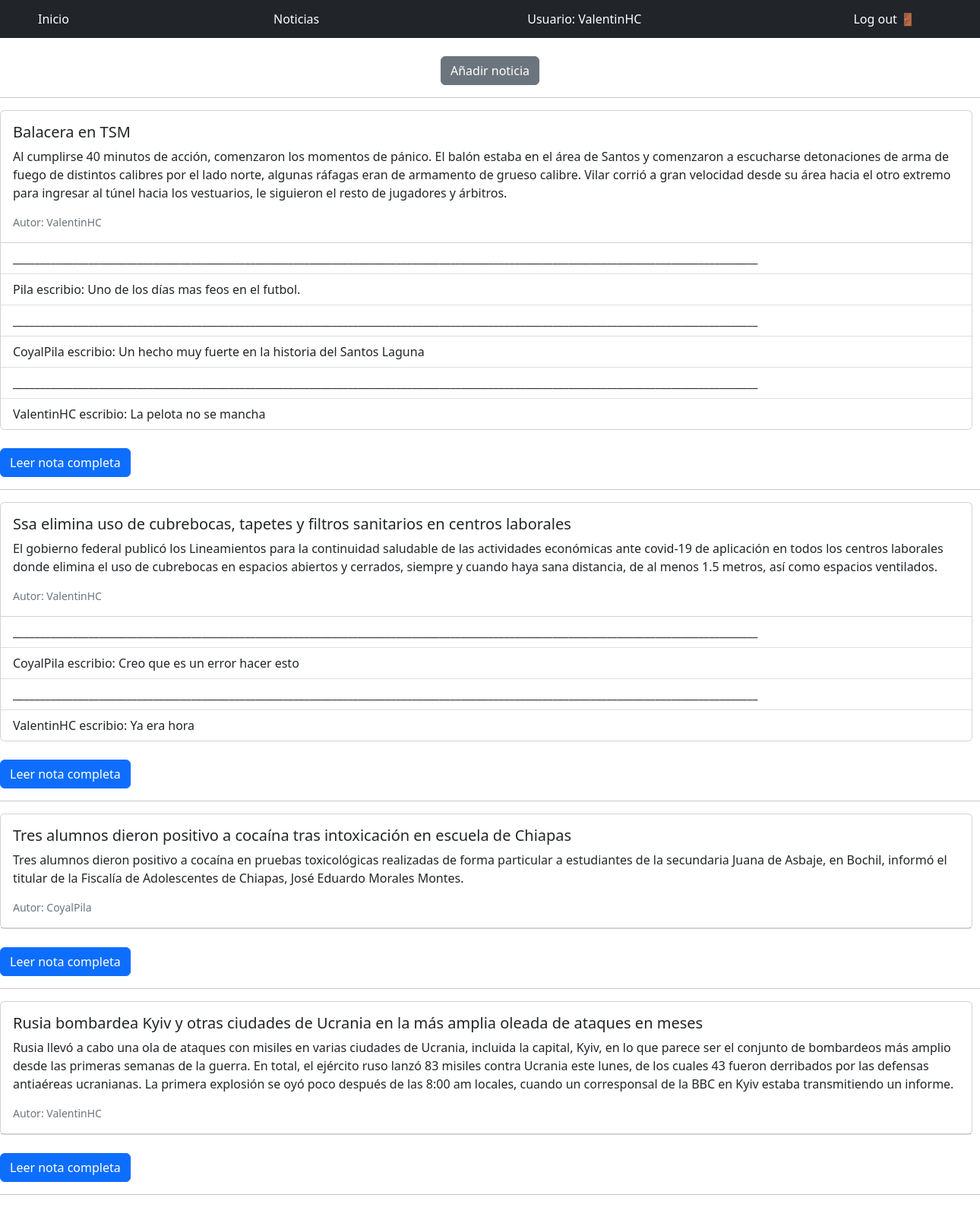
/noticias/ (signed in), run on the app's committed database.
### users/models.py (models this page shows, shortened)
class CostumUser(AbstractUser):
    Nombre = models.CharField(max_length=30)
    email = models.CharField(max_length=50)

class Noticias(models.Model):
    Titulo = models.CharField(max_length=100)
    Descripcion = models.TextField(max_length=500)
    Fecha = models.DateTimeField(auto_now_add=True)
    Autor = models.ForeignKey(CostumUser, on_delete=models.CASCADE)

class Comentarios(models.Model):
    noticia = models.ForeignKey(
        Noticias,
        on_delete = models.CASCADE,
        related_name='comentarios',
    )
    comentario = models.CharField(max_length=200)
    autor = models.ForeignKey(
        get_user_model(),
        on_delete = models.CASCADE,
    )

### users/views.py (the view)
# urls.py: path('noticias/', NoticiasPageView.as_view(), name='noticia'),
class NoticiasPageView(ListView):
    template_name = 'noticias.html'
    model = Noticias
    context_object_name = 'Todas_Las_Noticias'

### users/templates/noticias.html (shortened to what this page needs)
{% extends 'base.html' %}
{% block content %}
    <div style="text-align: center;">
        <button type="button" class="btn btn-secondary"><a class="nav-link" href="{% url 'noticias_nuevo' %}">Añadir noticia</a></button>
    </div>
    <hr>
    {% for noticia in Todas_Las_Noticias %}
    <div class="card" style="width: 80rem;">
        <div class="card-body">
          <h5 class="card-title">{{noticia.Titulo}}</h5>
          <p class="card-text">{{noticia.Descripcion}}</p>
          <p class="card-text"><small class="text-muted">Autor: {{noticia.Autor}}</small></p>
        </div>
        <ul class="list-group list-group-flush">
            {% for comentario in noticia.comentarios.all %}
            <li class="list-group-item">__________________________________________________________________________________________________________________________________________</li>
            <li class="list-group-item">{{comentario.autor}} escribio: {{comentario.comentario}}</li>
            {% endfor %}
        </ul>
    </div>
    <div class="card-body">
        <br>
        <a href="{% url 'noticias_detalle' noticia.pk %}" class="btn btn-primary">Leer nota completa</a>
    </div>
    <hr>
    {% endfor %}
{% endblock content %}

### users/templates/base.html (shortened to what this page needs)
{% load static %}
<header>
    <link rel="stylesheet" href="{% static 'css/bootcss/bootstrap.css' %}">
    <nav class="navbar navbar-dark bg-dark">
    {% if user.is_authenticated %}
        <a class="nav-link" style="color: white; margin-left: 50px;" href="{% url 'home' %}">Inicio</a>
        <a class="nav-link" style="color: white;" href="{% url 'noticia' %}">Noticias</a>
        <a class="nav-link disabled" style="color: white; padding: 5px;">Usuario: {{ user.username }}</a>
        <a class="nav-link" style="color: white; margin-right: 80px; padding: 5px;" href="{% url 'logout' %}">Log out 🚪</a>
    {% else %}
        <a class="nav-link" style="color: white; margin-left: 30px; padding: 5px;" href="{% url 'login' %}"> Login 👤</a>
        <a class="nav-link" style="color: white; margin-right: 30px; padding: 5px;" href="{% url 'signup' %}"> Registrarse 📖</a>
    {% endif %}
    </nav>
</header>
{% block content %}
{% endblock content %}

### data on the page
CostumUser: username "ValentinHC"
Noticias: Titulo "Balacera en TSM", Descripcion "Al cumplirse 40 minutos de acción, comenzaron los momentos de pánico. El balón estaba en el área de Santos y comenzaron a escucharse detonaciones de arma de fuego de distintos calibres por el lado norte, algunas ráfagas eran de armamento de grueso calibre. Vilar corrió a gran velocidad desde su área hacia el otro extremo para ingresar al túnel hacia los vestuarios, le siguieron el resto de jugadores y árbitros.", Autor "ValentinHC"
Comentarios: autor "Pila", comentario "Uno de los días mas feos en el futbol."
Comentarios: autor "CoyalPila", comentario "Un hecho muy fuerte en la historia del Santos Laguna"
Comentarios: autor "ValentinHC", comentario "La pelota no se mancha"
Noticias: Titulo "Ssa elimina uso de cubrebocas, tapetes y filtros sanitarios en centros laborales", Descripcion "El gobierno federal publicó los Lineamientos para la continuidad saludable de las actividades económicas ante covid-19 de aplicación en todos los centros laborales donde elimina el uso de cubrebocas en espacios abiertos y cerrados, siempre y cuando haya sana distancia, de al menos 1.5 metros, así como espacios ventilados.", Autor "ValentinHC"
Comentarios: autor "CoyalPila", comentario "Creo que es un error hacer esto"
Comentarios: autor "ValentinHC", comentario "Ya era hora"
Noticias: Titulo "Tres alumnos dieron positivo a cocaína tras intoxicación en escuela de Chiapas", Descripcion "Tres alumnos dieron positivo a cocaína en pruebas toxicológicas realizadas de forma particular a estudiantes de la secundaria Juana de Asbaje, en Bochil, informó el titular de la Fiscalía de Adolescentes de Chiapas, José Eduardo Morales Montes.", Autor "CoyalPila"
Noticias: Titulo "Rusia bombardea Kyiv y otras ciudades de Ucrania en la más amplia oleada de ataques en meses", Descripcion "Rusia llevó a cabo una ola de ataques con misiles en varias ciudades de Ucrania, incluida la capital, Kyiv, en lo que parece ser el conjunto de bombardeos más amplio desde las primeras semanas de la guerra. En total, el ejército ruso lanzó 83 misiles contra Ucrania este lunes, de los cuales 43 fueron derribados por las defensas antiaéreas ucranianas. La primera explosión se oyó poco después de las 8:00 am locales, cuando un corresponsal de la BBC en Kyiv estaba transmitiendo un informe.", Autor "ValentinHC"
